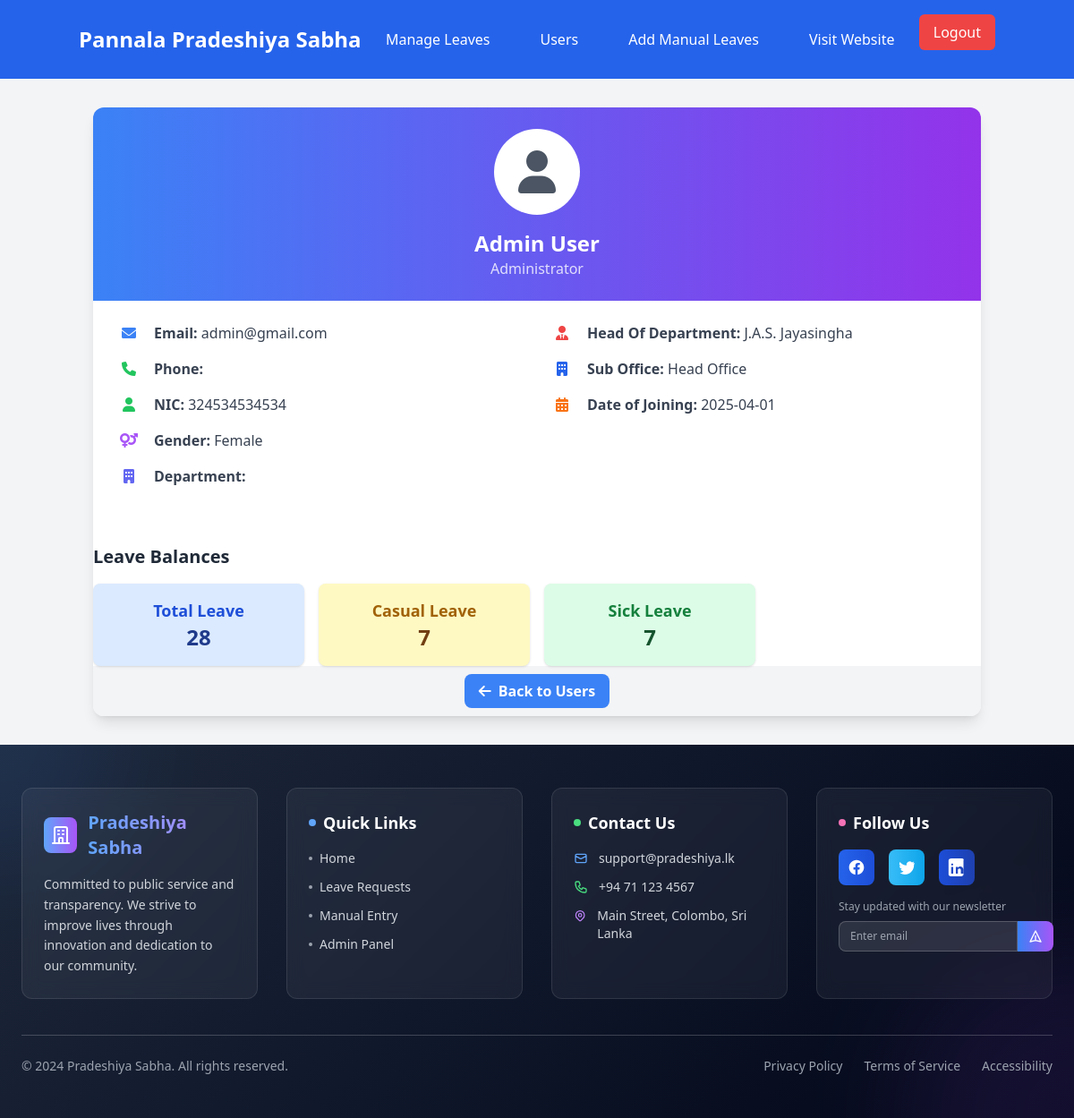
The app's page /admin/view-user.php?id=3 (signed in), older data.
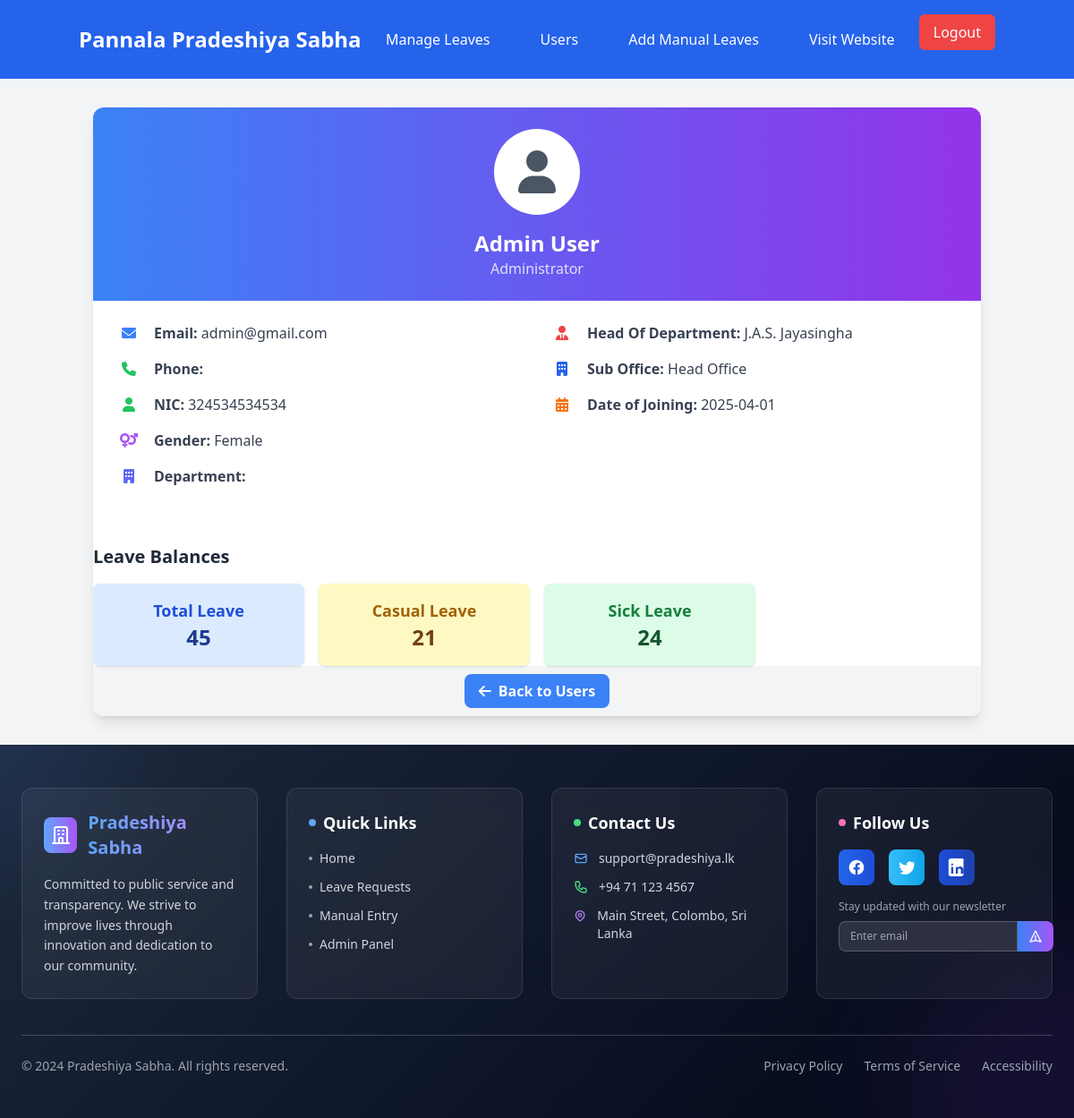
The same page, newer data.
### tables this page shows
CREATE TABLE `wp_pradeshiya_sabha_users` (
  `ID` int(11) NOT NULL,
  `username` varchar(255) NOT NULL,
  `password` varchar(255) NOT NULL,
  `first_name` varchar(255) NOT NULL,
  `last_name` varchar(255) NOT NULL,
  `gender` enum('Male','Female') NOT NULL,
  `email` varchar(255) NOT NULL,
  `birthdate` date NOT NULL,
  `address` text NOT NULL,
  `NIC` varchar(12) NOT NULL,
  `service_number` varchar(50) NOT NULL,
  `phone_number` varchar(20) DEFAULT NULL,
  `designation` varchar(255) NOT NULL,
  `head_of_department` varchar(255) NOT NULL,
  `sub_office` varchar(255) NOT NULL,
  `date_of_joining` date NOT NULL,
  `user_role` enum('Employee','HOD','Admin') NOT NULL,
  `created_at` timestamp NOT NULL DEFAULT current_timestamp(),
  `updated_at` timestamp NOT NULL DEFAULT current_timestamp() ON UPDATE current_timestamp(),
  `leave_balance` int(11) NOT NULL DEFAULT 20,
  `duty_leave_count` int(11) DEFAULT 0,
  `casual_leave_balance` int(11) DEFAULT 7,
  `sick_leave_balance` int(11) DEFAULT 7,
  `department_id` int(11) DEFAULT NULL,
  `designation_id` int(11) DEFAULT NULL
);

### admin/view-user.php (the view, shortened to what the rows shown need)
<?php
require '../includes/dbconfig.php';
$admin_office = $_SESSION['user']['sub_office'];
$user_id = intval($_GET['id']);
$sql = "SELECT u.*, d.department_name
        FROM wp_pradeshiya_sabha_users u
        LEFT JOIN wp_departments d ON u.department_id = d.department_id
        WHERE u.ID = ? AND u.sub_office = ?";
$stmt = $conn->prepare($sql);
$stmt->bind_param("is", $user_id, $admin_office);
$stmt->execute();
$result = $stmt->get_result();
$user = $result->fetch_assoc();
?>
<!DOCTYPE html>
<html lang="en">
<head>
    <script src="https://cdn.tailwindcss.com"></script>
    <link href="https://cdnjs.cloudflare.com/ajax/libs/font-awesome/6.0.0-beta3/css/all.min.css" rel="stylesheet">
</head>
<body class="bg-gray-100">
    <div class="container mx-auto px-4 py-8">
        <div class="user-card bg-white rounded-xl shadow-lg overflow-hidden max-w-5xl mx-auto">
            <div class="bg-gradient-to-r from-blue-500 to-purple-600 p-6 text-center">
                <div class="w-24 h-24 rounded-full bg-white mx-auto mb-4 flex items-center justify-center">
                    <i class="fas fa-user text-5xl text-gray-600"></i>
                </div>
                <h1 class="text-2xl font-bold text-white">
                    <?php echo htmlspecialchars($user['first_name'] . ' ' . $user['last_name']); ?>
                </h1>
                <p class="text-white opacity-80"><?php echo htmlspecialchars($user['designation']); ?></p>
            </div>
            <div class="p-6">
                <div class="grid grid-cols-1 md:grid-cols-2 gap-6">
                    <div class="space-y-4">
                        <div class="detail-item" style="animation-delay: 0.1s">
                            <div class="flex items-center">
                                <i class="fas fa-envelope text-blue-500 mr-3 w-8 text-center"></i>
                                <p class="text-gray-700">
                                    <strong>Email:</strong> <?php echo htmlspecialchars($user['email']); ?>
                                </p>
                            </div>
                        </div>
                        <div class="detail-item" style="animation-delay: 0.3s">
                            <div class="flex items-center">
                                <i class="fas fa-user text-green-500 mr-3 w-8 text-center"></i>
                                <p class="text-gray-700">
                                    <strong>NIC:</strong> <?php echo htmlspecialchars($user['NIC']); ?>
                                </p>
                            </div>
                        </div>
                        <div class="detail-item" style="animation-delay: 0.4s">
                            <div class="flex items-center">
                                <i class="fas fa-venus-mars text-purple-500 mr-3 w-8 text-center"></i>
                                <p class="text-gray-700">
                                    <strong>Gender:</strong> <?php echo htmlspecialchars($user['gender']); ?>
                                </p>
                            </div>
                        </div>
                    </div>
                    <div class="space-y-4">
                        <div class="detail-item" style="animation-delay: 0.6s">
                            <div class="flex items-center">
                                <i class="fas fa-user-tie text-red-500 mr-3 w-8 text-center"></i>
                                <p class="text-gray-700">
                                    <strong>Head Of Department:</strong> <?php echo htmlspecialchars($user['head_of_department']); ?>
                                </p>
                            </div>
                        </div>
                        <div class="detail-item" style="animation-delay: 0.7s">
                            <div class="flex items-center">
                                <i class="fas fa-building text-blue-600 mr-3 w-8 text-center"></i>
                                <p class="text-gray-700">
                                    <strong>Sub Office:</strong> <?php echo htmlspecialchars($user['sub_office']); ?>
                                </p>
                            </div>
                        </div>
                        <div class="detail-item" style="animation-delay: 0.8s">
                            <div class="flex items-center">
                                <i class="fas fa-calendar-alt text-orange-500 mr-3 w-8 text-center"></i>
                                <p class="text-gray-700">
                                    <strong>Date of Joining:</strong> <?php echo htmlspecialchars($user['date_of_joining']); ?>
                                </p>
                            </div>
                        </div>
                    </div>
                </div>
            </div>
            <div class="mt-10">
                <h2 class="text-xl font-bold text-gray-800 mb-4">Leave Balances</h2>
                <div class="grid grid-cols-1 md:grid-cols-4 gap-4 text-center">
                    <div class="bg-blue-100 p-4 rounded-lg shadow">
                        <h3 class="text-lg font-semibold text-blue-700">Total Leave</h3>
                        <p class="text-2xl text-blue-900 font-bold"><?php echo htmlspecialchars($user['leave_balance']); ?></p>
                    </div>
                    <div class="bg-yellow-100 p-4 rounded-lg shadow">
                        <h3 class="text-lg font-semibold text-yellow-700">Casual Leave</h3>
                        <p class="text-2xl text-yellow-900 font-bold"><?php echo htmlspecialchars($user['casual_leave_balance']); ?></p>
                    </div>
                    <div class="bg-green-100 p-4 rounded-lg shadow">
                        <h3 class="text-lg font-semibold text-green-700">Sick Leave</h3>
                        <p class="text-2xl text-green-900 font-bold"><?php echo htmlspecialchars($user['sick_leave_balance']); ?></p>
                    </div>
                </div>
            </div>
        </div>
    </div>
    <?php require '../includes/admin-footer.php'; ?>
</body>
</html>

Row changes from the older to the newer data that the page shows:
changed wp_pradeshiya_sabha_users "Admin User": leave_balance "28" → "45"; casual_leave_balance "7" → "21"; sick_leave_balance "7" → "24"
